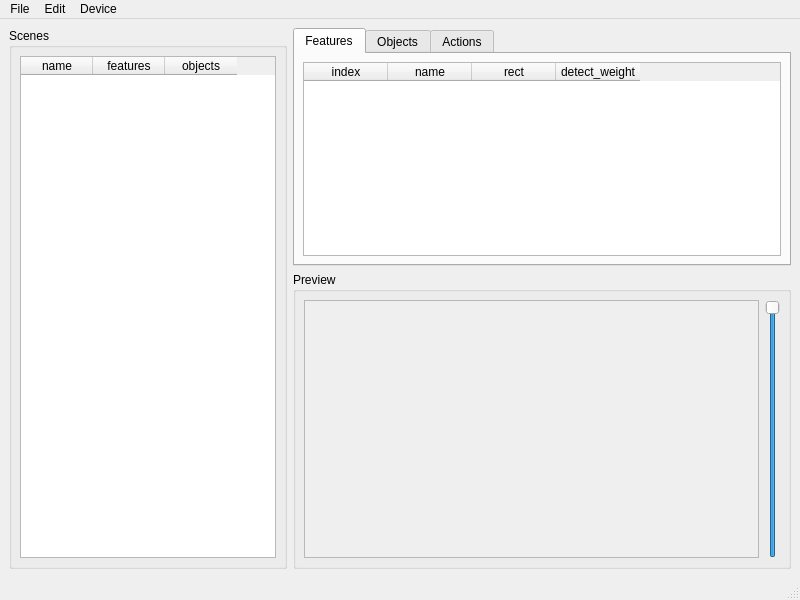
<?xml version="1.0" encoding="UTF-8"?>
<ui version="4.0">
 <class>MainWindow</class>
 <widget class="QMainWindow" name="MainWindow">
  <property name="geometry">
   <rect>
    <x>0</x>
    <y>0</y>
    <width>800</width>
    <height>600</height>
   </rect>
  </property>
  <property name="windowTitle">
   <string>AutomatorMaker</string>
  </property>
  <property name="locale">
   <locale language="English" country="UnitedStates"/>
  </property>
  <widget class="QWidget" name="centralwidget">
   <layout class="QGridLayout" name="gridLayout">
    <item row="0" column="1">
     <widget class="QTabWidget" name="tabWidgetScene">
      <property name="sizePolicy">
       <sizepolicy hsizetype="Preferred" vsizetype="Preferred">
        <horstretch>0</horstretch>
        <verstretch>0</verstretch>
       </sizepolicy>
      </property>
      <property name="currentIndex">
       <number>0</number>
      </property>
      <widget class="QWidget" name="tabFeatures">
       <attribute name="title">
        <string>Features</string>
       </attribute>
       <layout class="QGridLayout" name="gridLayout_4">
        <property name="leftMargin">
         <number>8</number>
        </property>
        <property name="topMargin">
         <number>8</number>
        </property>
        <property name="rightMargin">
         <number>8</number>
        </property>
        <property name="bottomMargin">
         <number>8</number>
        </property>
        <item row="0" column="0">
         <widget class="QTableWidget" name="tableWidgetFeatures">
          <property name="sizePolicy">
           <sizepolicy hsizetype="Expanding" vsizetype="Preferred">
            <horstretch>0</horstretch>
            <verstretch>0</verstretch>
           </sizepolicy>
          </property>
          <property name="minimumSize">
           <size>
            <width>0</width>
            <height>0</height>
           </size>
          </property>
          <property name="editTriggers">
           <set>QAbstractItemView::NoEditTriggers</set>
          </property>
          <property name="selectionMode">
           <enum>QAbstractItemView::SingleSelection</enum>
          </property>
          <property name="selectionBehavior">
           <enum>QAbstractItemView::SelectRows</enum>
          </property>
          <attribute name="horizontalHeaderVisible">
           <bool>true</bool>
          </attribute>
          <attribute name="horizontalHeaderDefaultSectionSize">
           <number>84</number>
          </attribute>
          <attribute name="verticalHeaderVisible">
           <bool>false</bool>
          </attribute>
          <column>
           <property name="text">
            <string>index</string>
           </property>
          </column>
          <column>
           <property name="text">
            <string>name</string>
           </property>
          </column>
          <column>
           <property name="text">
            <string>rect</string>
           </property>
          </column>
          <column>
           <property name="text">
            <string>detect_weight</string>
           </property>
          </column>
         </widget>
        </item>
       </layout>
      </widget>
      <widget class="QWidget" name="tabObjects">
       <attribute name="title">
        <string>Objects</string>
       </attribute>
       <layout class="QGridLayout" name="gridLayout_5">
        <property name="leftMargin">
         <number>8</number>
        </property>
        <property name="topMargin">
         <number>8</number>
        </property>
        <property name="rightMargin">
         <number>8</number>
        </property>
        <property name="bottomMargin">
         <number>8</number>
        </property>
        <item row="0" column="0">
         <widget class="QTableWidget" name="tableWidgetObjects">
          <property name="sizePolicy">
           <sizepolicy hsizetype="Expanding" vsizetype="Preferred">
            <horstretch>0</horstretch>
            <verstretch>0</verstretch>
           </sizepolicy>
          </property>
          <property name="editTriggers">
           <set>QAbstractItemView::NoEditTriggers</set>
          </property>
          <property name="selectionMode">
           <enum>QAbstractItemView::SingleSelection</enum>
          </property>
          <property name="selectionBehavior">
           <enum>QAbstractItemView::SelectRows</enum>
          </property>
          <attribute name="horizontalHeaderDefaultSectionSize">
           <number>84</number>
          </attribute>
          <attribute name="verticalHeaderVisible">
           <bool>false</bool>
          </attribute>
          <column>
           <property name="text">
            <string>index</string>
           </property>
          </column>
          <column>
           <property name="text">
            <string>name</string>
           </property>
          </column>
          <column>
           <property name="text">
            <string>rect</string>
           </property>
          </column>
          <column>
           <property name="text">
            <string>type</string>
           </property>
          </column>
          <column>
           <property name="text">
            <string>actions</string>
           </property>
          </column>
         </widget>
        </item>
       </layout>
      </widget>
      <widget class="QWidget" name="tabActions">
       <attribute name="title">
        <string>Actions</string>
       </attribute>
       <layout class="QGridLayout" name="gridLayout_6">
        <property name="leftMargin">
         <number>8</number>
        </property>
        <property name="topMargin">
         <number>8</number>
        </property>
        <property name="rightMargin">
         <number>8</number>
        </property>
        <property name="bottomMargin">
         <number>8</number>
        </property>
        <item row="0" column="0">
         <widget class="QTableWidget" name="tableWidgetActions">
          <property name="sizePolicy">
           <sizepolicy hsizetype="Expanding" vsizetype="Preferred">
            <horstretch>0</horstretch>
            <verstretch>0</verstretch>
           </sizepolicy>
          </property>
          <property name="editTriggers">
           <set>QAbstractItemView::NoEditTriggers</set>
          </property>
          <property name="selectionMode">
           <enum>QAbstractItemView::SingleSelection</enum>
          </property>
          <property name="selectionBehavior">
           <enum>QAbstractItemView::SelectRows</enum>
          </property>
          <attribute name="horizontalHeaderDefaultSectionSize">
           <number>84</number>
          </attribute>
          <attribute name="verticalHeaderVisible">
           <bool>false</bool>
          </attribute>
          <column>
           <property name="text">
            <string>index</string>
           </property>
          </column>
          <column>
           <property name="text">
            <string>name</string>
           </property>
          </column>
          <column>
           <property name="text">
            <string>type</string>
           </property>
          </column>
          <column>
           <property name="text">
            <string>dest_scene</string>
           </property>
          </column>
          <column>
           <property name="text">
            <string>params</string>
           </property>
          </column>
         </widget>
        </item>
       </layout>
      </widget>
     </widget>
    </item>
    <item row="1" column="1">
     <widget class="QGroupBox" name="groupBoxPreview">
      <property name="sizePolicy">
       <sizepolicy hsizetype="Expanding" vsizetype="Expanding">
        <horstretch>0</horstretch>
        <verstretch>0</verstretch>
       </sizepolicy>
      </property>
      <property name="title">
       <string>Preview</string>
      </property>
      <layout class="QGridLayout" name="gridLayout_3">
       <property name="leftMargin">
        <number>8</number>
       </property>
       <property name="topMargin">
        <number>8</number>
       </property>
       <property name="rightMargin">
        <number>8</number>
       </property>
       <property name="bottomMargin">
        <number>8</number>
       </property>
       <item row="0" column="0">
        <widget class="QScrollArea" name="scrollArea">
         <property name="widgetResizable">
          <bool>true</bool>
         </property>
         <widget class="QWidget" name="scrollAreaWidgetContents">
          <property name="geometry">
           <rect>
            <x>0</x>
            <y>0</y>
            <width>431</width>
            <height>254</height>
           </rect>
          </property>
          <layout class="QGridLayout" name="gridLayout_Preview">
           <property name="leftMargin">
            <number>0</number>
           </property>
           <property name="topMargin">
            <number>0</number>
           </property>
           <property name="rightMargin">
            <number>0</number>
           </property>
           <property name="bottomMargin">
            <number>0</number>
           </property>
          </layout>
         </widget>
        </widget>
       </item>
       <item row="0" column="1">
        <widget class="QSlider" name="horizontalSliderScale">
         <property name="toolTip">
          <string>Scale</string>
         </property>
         <property name="minimum">
          <number>10</number>
         </property>
         <property name="maximum">
          <number>100</number>
         </property>
         <property name="value">
          <number>100</number>
         </property>
         <property name="orientation">
          <enum>Qt::Vertical</enum>
         </property>
        </widget>
       </item>
      </layout>
     </widget>
    </item>
    <item row="0" column="0" rowspan="2">
     <widget class="QGroupBox" name="groupBox">
      <property name="title">
       <string>Scenes</string>
      </property>
      <layout class="QGridLayout" name="gridLayout_2">
       <property name="leftMargin">
        <number>8</number>
       </property>
       <property name="topMargin">
        <number>8</number>
       </property>
       <property name="rightMargin">
        <number>8</number>
       </property>
       <property name="bottomMargin">
        <number>8</number>
       </property>
       <item row="0" column="1">
        <widget class="QTableWidget" name="tableWidgetScenes">
         <property name="sizePolicy">
          <sizepolicy hsizetype="Preferred" vsizetype="Preferred">
           <horstretch>0</horstretch>
           <verstretch>0</verstretch>
          </sizepolicy>
         </property>
         <property name="editTriggers">
          <set>QAbstractItemView::NoEditTriggers</set>
         </property>
         <property name="selectionMode">
          <enum>QAbstractItemView::SingleSelection</enum>
         </property>
         <property name="selectionBehavior">
          <enum>QAbstractItemView::SelectRows</enum>
         </property>
         <attribute name="horizontalHeaderDefaultSectionSize">
          <number>72</number>
         </attribute>
         <column>
          <property name="text">
           <string>name</string>
          </property>
         </column>
         <column>
          <property name="text">
           <string>features</string>
          </property>
         </column>
         <column>
          <property name="text">
           <string>objects</string>
          </property>
         </column>
        </widget>
       </item>
      </layout>
     </widget>
    </item>
   </layout>
  </widget>
  <widget class="QMenuBar" name="menubar">
   <property name="geometry">
    <rect>
     <x>0</x>
     <y>0</y>
     <width>800</width>
     <height>22</height>
    </rect>
   </property>
   <widget class="QMenu" name="menuFile">
    <property name="title">
     <string>File</string>
    </property>
    <addaction name="actionOpen"/>
    <addaction name="separator"/>
    <addaction name="actionSave"/>
   </widget>
   <widget class="QMenu" name="menuEdit">
    <property name="title">
     <string>Edit</string>
    </property>
    <addaction name="actionCaptureScene"/>
    <addaction name="actionRenameScene"/>
    <addaction name="actionRemoveScene"/>
    <addaction name="separator"/>
    <addaction name="actionDeleteItem"/>
    <addaction name="actionEditItem"/>
    <addaction name="separator"/>
    <addaction name="actionSetItemParams"/>
   </widget>
   <widget class="QMenu" name="menuDevice">
    <property name="title">
     <string>Device</string>
    </property>
    <addaction name="actionSelectDevice"/>
   </widget>
   <addaction name="menuFile"/>
   <addaction name="menuEdit"/>
   <addaction name="menuDevice"/>
  </widget>
  <widget class="QStatusBar" name="statusbar"/>
  <action name="actionOpen">
   <property name="text">
    <string>Open</string>
   </property>
   <property name="shortcut">
    <string>Ctrl+O</string>
   </property>
  </action>
  <action name="actionSave">
   <property name="text">
    <string>Save</string>
   </property>
   <property name="shortcut">
    <string>Ctrl+S</string>
   </property>
  </action>
  <action name="actionCaptureScene">
   <property name="text">
    <string>Capture Scene</string>
   </property>
   <property name="shortcut">
    <string>Ctrl+N</string>
   </property>
  </action>
  <action name="actionSelectDevice">
   <property name="text">
    <string>Select Device</string>
   </property>
   <property name="shortcut">
    <string>Ctrl+D</string>
   </property>
  </action>
  <action name="actionRenameScene">
   <property name="text">
    <string>Rename Scene</string>
   </property>
   <property name="shortcut">
    <string>F2</string>
   </property>
  </action>
  <action name="actionDeleteItem">
   <property name="text">
    <string>Delete Item</string>
   </property>
   <property name="shortcut">
    <string>Del</string>
   </property>
  </action>
  <action name="actionEditItem">
   <property name="text">
    <string>Edit Item</string>
   </property>
   <property name="shortcut">
    <string>Return</string>
   </property>
  </action>
  <action name="actionSetItemParams">
   <property name="text">
    <string>Set Item Parameters</string>
   </property>
   <property name="shortcut">
    <string>Ctrl+E</string>
   </property>
  </action>
  <action name="actionRemoveScene">
   <property name="text">
    <string>Remove Scene</string>
   </property>
   <property name="shortcut">
    <string>Ctrl+W</string>
   </property>
  </action>
 </widget>
 <resources/>
 <connections/>
</ui>
